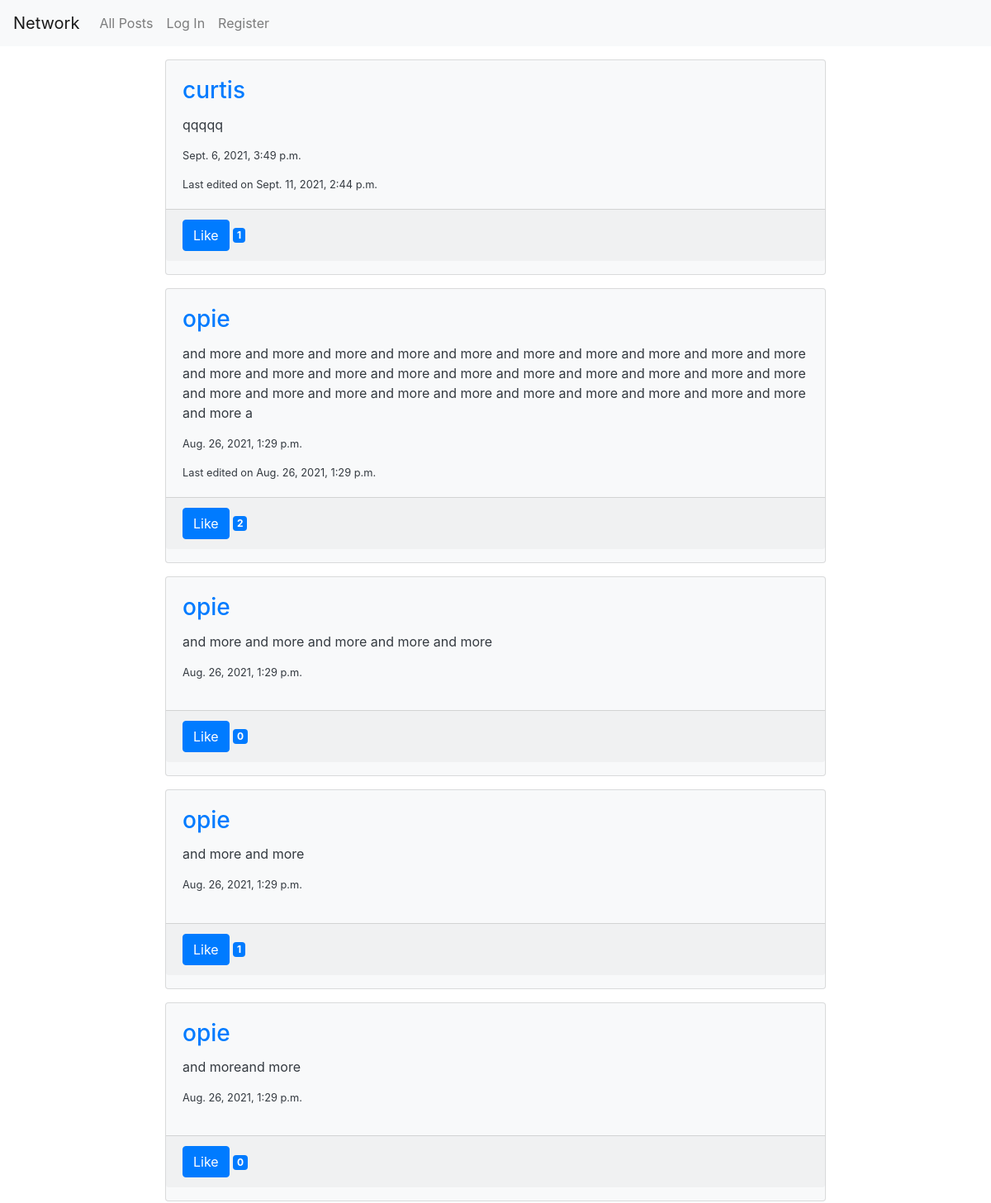
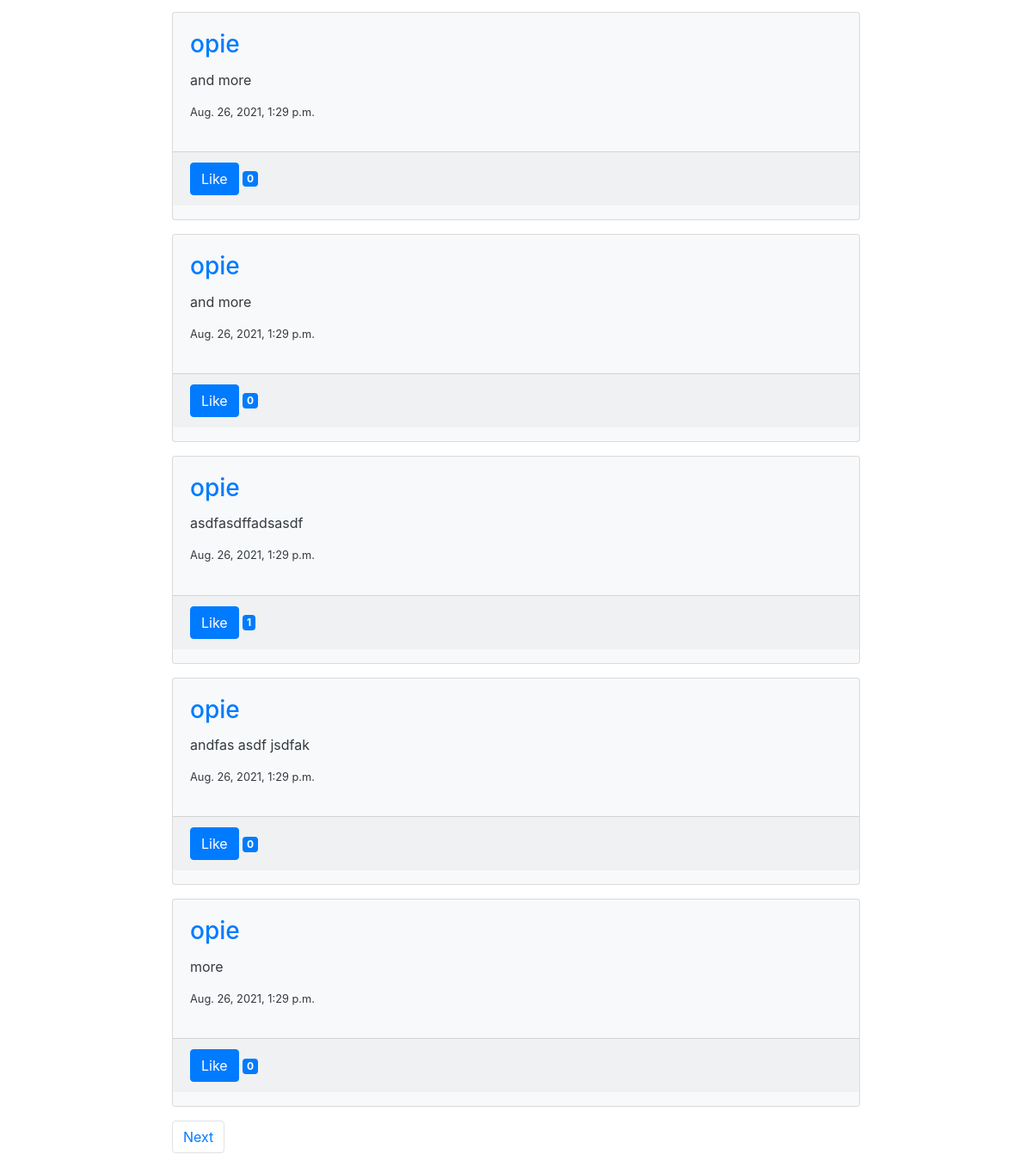
The page / on the database its author committed (2 pictures, top to bottom).
### network/models.py (models this page shows, shortened)
class Post(models.Model):
    poster = models.ForeignKey(
        User, on_delete=models.CASCADE, related_name="posts")
    content = models.CharField(max_length=280)
    created = models.DateTimeField(auto_now_add=True)
    updated = models.DateTimeField(auto_now=True)

class User(AbstractUser):
    def __str__(self):
        return f"{self.username}"

### network/views.py (the view)
# urls.py: path("", views.index, name="index"),
def index(request):
    form = NewPostForm()
    user_id = request.user.id
    all_posts = list(Post.objects.all().values())
    all_posts = get_post_data(all_posts, user_id)
    paginator = Paginator(all_posts, 10)
    page_number = request.GET.get('page')
    page_obj = paginator.get_page(page_number)
    context = {
        "page_obj": page_obj,
        "form": form
    }
    return render(request, "network/index.html", context)

### network/views.py (called while the page is built)
def get_post_data(posts, user_id):
    posts.sort(key=lambda post: post['created'], reverse=True)
    for post in posts:
        poster_id = post['poster_id']
        poster = User.objects.get(pk=poster_id).username
        post['poster'] = poster
        post_id = post['id']
        likes = Like.objects.filter(liked_post=post_id, like_status=True)
        likes_count = likes.count()  # no need convert to list to get count?
        post['likes_count'] = likes_count
        likes_by_user = list(likes.filter(liker=user_id, like_status=True))
        if likes_by_user == []:
            like_button = "Like"
        else:
            like_button = "Unlike"
        post['like_button'] = like_button
    return posts

### network/templates/network/index.html (shortened to what this page needs)
{% extends "network/layout.html" %}
{% load static %}
{% block body %}
    <div id="all-posts">
        {% for post in page_obj %}
            <div class="card text-dark bg-light m-3 mx-auto" style="width: 50rem;">
                <div class="card-body">
                    <h3 class="card-title"><a href="{% url 'profile' post.poster %}">{{post.poster}}</a></h5>
                    <p class="card-text post-content" id="post-content-{{post.id}}">{{post.content}}</p>
                    <p class="card-text small">{{post.created}}</p>
                    <p class="card-text small" id="edit-info-{{post.id}}">
                        {% if post.created != post.updated %}
                            Last edited on {{post.updated}}
                        {% endif %}
                    </p>
                </div>
                <p class="card-footer">
                    <button type="submit" class="btn btn-primary like-button" id="like-button-{{post.id}}">{{post.like_button}}</button>
                    <span class="badge badge-primary like-badge" id="like-badge-{{post.id}}">{{post.likes_count}}</span>
                </p>
            </div>
        {% endfor %}
    </div>
    <nav aria-label="Page navigation for posts" class="m-3 mx-auto" style="width: 50rem;">
        <ul class="pagination">
            {% if page_obj.has_next %}
                <li class="page-item">
                    <a class="page-link" href="?page={{ page_obj.next_page_number }}">
                        Next
                    </a>
                </li>
            {% endif %}
        </ul>
    </nav>
{% endblock %}

### rows shown on the page
Post: poster "curtis", content "qqqqq", created "Sept. 6, 2021, 3:49 p.m.", updated "Sept. 11, 2021, 2:44 p.m.", like_button "Like", likes_count "1"
Post: poster "opie", content "and more and more and more and more and more and more and more and more and more and more and more and more and more and more and more and more and more and more and more and more and more and more and more and more and more and more and more and more and more and more and more a", created "Aug. 26, 2021, 1:29 p.m.", updated "Aug. 26, 2021, 1:29 p.m.", like_button "Like", likes_count "2"
Post: poster "opie", content "and more and more and more and more and more", created "Aug. 26, 2021, 1:29 p.m.", like_button "Like", likes_count "0"
Post: poster "opie", content "and more and more", created "Aug. 26, 2021, 1:29 p.m.", like_button "Like", likes_count "1"
Post: poster "opie", content "and moreand more", created "Aug. 26, 2021, 1:29 p.m.", like_button "Like", likes_count "0"
Post: poster "opie", content "and more", created "Aug. 26, 2021, 1:29 p.m.", like_button "Like", likes_count "0"
Post: poster "opie", content "and more", created "Aug. 26, 2021, 1:29 p.m.", like_button "Like", likes_count "0"
Post: poster "opie", content "asdfasdffadsasdf", created "Aug. 26, 2021, 1:29 p.m.", like_button "Like", likes_count "1"
Post: poster "opie", content "andfas asdf jsdfak", created "Aug. 26, 2021, 1:29 p.m.", like_button "Like", likes_count "0"
Post: poster "opie", content "more", created "Aug. 26, 2021, 1:29 p.m.", like_button "Like", likes_count "0"
